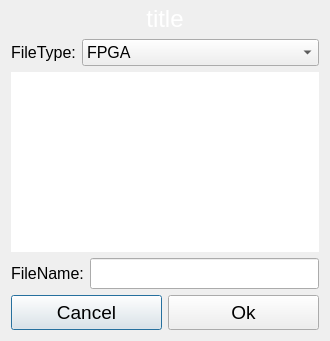
<?xml version="1.0" encoding="UTF-8"?>
<ui version="4.0">
 <class>FileDialog</class>
 <widget class="QDialog" name="FileDialog">
  <property name="geometry">
   <rect>
    <x>0</x>
    <y>0</y>
    <width>330</width>
    <height>341</height>
   </rect>
  </property>
  <property name="font">
   <font>
    <pointsize>10</pointsize>
   </font>
  </property>
  <property name="windowTitle">
   <string>Dialog</string>
  </property>
  <layout class="QVBoxLayout" name="verticalLayout" stretch="1,0,0,1,1">
   <property name="topMargin">
    <number>5</number>
   </property>
   <item>
    <widget class="QLabel" name="titleLabel">
     <property name="font">
      <font>
       <pointsize>18</pointsize>
      </font>
     </property>
     <property name="styleSheet">
      <string notr="true">QLabel{color: white;}</string>
     </property>
     <property name="text">
      <string>title</string>
     </property>
     <property name="alignment">
      <set>Qt::AlignCenter</set>
     </property>
    </widget>
   </item>
   <item>
    <layout class="QHBoxLayout" name="horizontalLayout_3" stretch="0,1">
     <item>
      <widget class="QLabel" name="fileTypeLabel">
       <property name="font">
        <font>
         <pointsize>12</pointsize>
        </font>
       </property>
       <property name="text">
        <string>FileType:</string>
       </property>
      </widget>
     </item>
     <item>
      <widget class="QComboBox" name="fileTypeComboBox">
       <property name="font">
        <font>
         <pointsize>12</pointsize>
        </font>
       </property>
       <item>
        <property name="text">
         <string>FPGA</string>
        </property>
       </item>
       <item>
        <property name="text">
         <string>System</string>
        </property>
       </item>
      </widget>
     </item>
    </layout>
   </item>
   <item>
    <widget class="QListWidget" name="fileListWidget">
     <property name="sizePolicy">
      <sizepolicy hsizetype="Preferred" vsizetype="Preferred">
       <horstretch>0</horstretch>
       <verstretch>0</verstretch>
      </sizepolicy>
     </property>
     <property name="font">
      <font>
       <pointsize>14</pointsize>
      </font>
     </property>
     <property name="styleSheet">
      <string notr="true">selection-background-color: rgba(125, 125, 125, 80);</string>
     </property>
     <property name="frameShape">
      <enum>QFrame::NoFrame</enum>
     </property>
     <property name="lineWidth">
      <number>0</number>
     </property>
     <property name="editTriggers">
      <set>QAbstractItemView::NoEditTriggers</set>
     </property>
    </widget>
   </item>
   <item>
    <layout class="QHBoxLayout" name="horizontalLayout_2" stretch="0,1">
     <item>
      <widget class="QLabel" name="label">
       <property name="font">
        <font>
         <pointsize>12</pointsize>
        </font>
       </property>
       <property name="text">
        <string>FileName:</string>
       </property>
      </widget>
     </item>
     <item>
      <widget class="QLineEdit" name="fileNameLineEdit">
       <property name="enabled">
        <bool>true</bool>
       </property>
       <property name="sizePolicy">
        <sizepolicy hsizetype="Preferred" vsizetype="Preferred">
         <horstretch>0</horstretch>
         <verstretch>0</verstretch>
        </sizepolicy>
       </property>
       <property name="font">
        <font>
         <pointsize>14</pointsize>
        </font>
       </property>
       <property name="mouseTracking">
        <bool>false</bool>
       </property>
      </widget>
     </item>
    </layout>
   </item>
   <item>
    <layout class="QHBoxLayout" name="horizontalLayout">
     <item>
      <widget class="QPushButton" name="cancelPushButton">
       <property name="sizePolicy">
        <sizepolicy hsizetype="Preferred" vsizetype="Preferred">
         <horstretch>0</horstretch>
         <verstretch>0</verstretch>
        </sizepolicy>
       </property>
       <property name="minimumSize">
        <size>
         <width>0</width>
         <height>35</height>
        </size>
       </property>
       <property name="font">
        <font>
         <pointsize>14</pointsize>
        </font>
       </property>
       <property name="text">
        <string>Cancel</string>
       </property>
      </widget>
     </item>
     <item>
      <widget class="QPushButton" name="okPushButton">
       <property name="sizePolicy">
        <sizepolicy hsizetype="Preferred" vsizetype="Preferred">
         <horstretch>0</horstretch>
         <verstretch>0</verstretch>
        </sizepolicy>
       </property>
       <property name="minimumSize">
        <size>
         <width>0</width>
         <height>35</height>
        </size>
       </property>
       <property name="font">
        <font>
         <pointsize>14</pointsize>
        </font>
       </property>
       <property name="text">
        <string>Ok</string>
       </property>
      </widget>
     </item>
    </layout>
   </item>
  </layout>
 </widget>
 <resources/>
 <connections/>
</ui>
